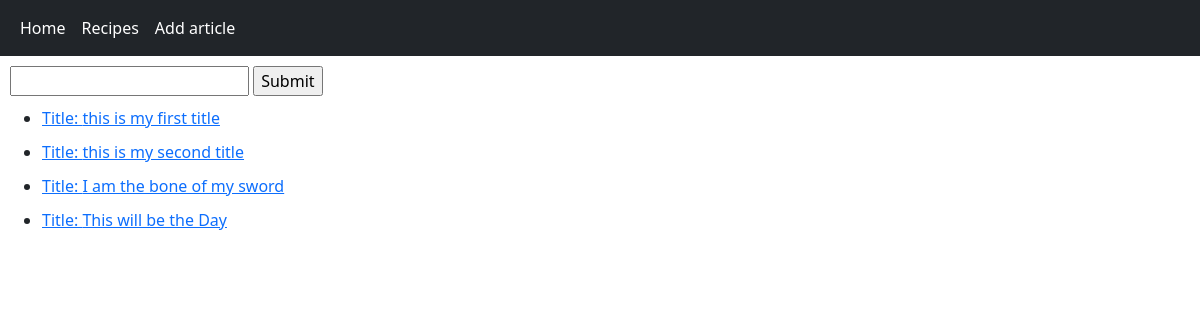
Before: / with the older database file.
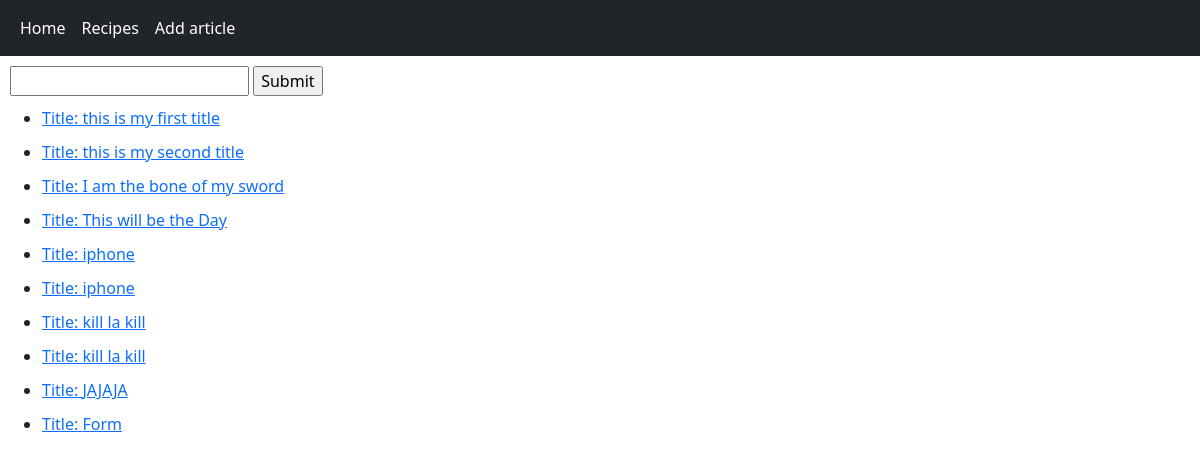
After: the same page with the newer database file.
### articles/models.py (models this page shows)
class Article(models.Model):
    title = models.TextField() #essa função define o schema do model
    content = models.TextField()

### recipes/views.py (the view)
# urls.py: path('', home_view),
def home_view(request, *args, **kwargs):
    obj = Article.objects.get(id=2)
    query_set = Article.objects.all()
    context = {
        'object_list': query_set,
        'id': obj.id,
        'title': obj.title,
        'content' : obj.content
    }
    html_string = render_to_string('home-view.html', context=context)
    return HttpResponse(html_string)

### templates/home-view.html
{% extends "base.html" %}
{% block content %}
    <ul>
        {% for obj in object_list %}
        <div style="margin: 10px 0 0 10px;">
            <li> <a href="/articles/{{ obj.id }}"> Title: {{ obj.title }}  </a> </li>
        </div>
        {% endfor %}
    </ul>
{% endblock content %}

### templates/base.html (shortened to what this page needs)
<!DOCTYPE html>
<html lang="pt-br">
    <head>
    </head>
    <body>
        <nav class="navbar navbar-expand-lg navbar-light bg-dark">
            <div class="container-fluid">
            <div class="collapse navbar-collapse" id="navbarNavAltMarkup">
                <div class="navbar-nav">
                <a class="nav-link" href="/"> <span style="color: white;">Home</span></a>
                <a class="nav-link" href="/articles/"><span style="color: white;">Recipes</span></a>
                <a class="nav-link" href="/articles/create"><span style="color: white;">Add article</span></a>
                </div>
            </div>
            <br>
            </div>
        </nav>
        <form action="/articles/">
            <input  type="text" style="margin: 10px 0 0 10px;" name="query">
            <input type="submit">
        </form>
        {% block content %}
        {% endblock content %}
        <link href="https://cdn.jsdelivr.net/npm/bootstrap@5.1.3/dist/css/bootstrap.min.css" rel="stylesheet">
    </body>
</html>

Changed rows visible on the page:
added Article: title "iphone"
added Article: title "iphone"
added Article: title "kill la kill"
added Article: title "kill la kill"
added Article: title "JAJAJA"
added Article: title "Form"
